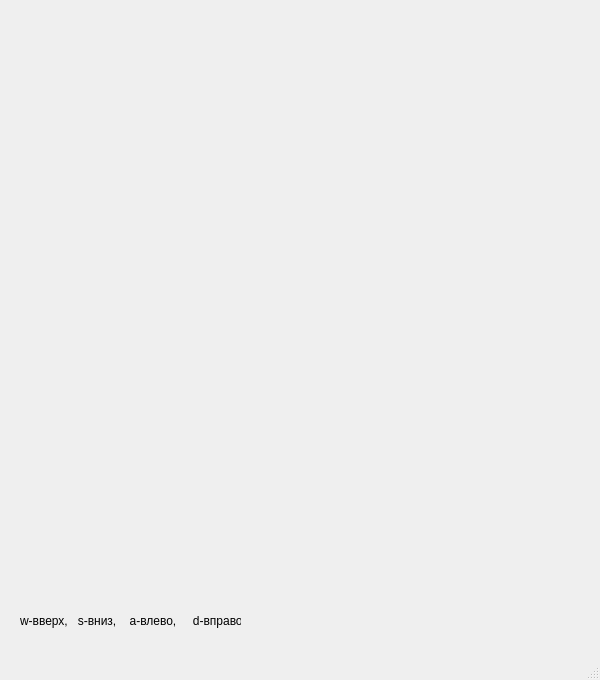
<?xml version="1.0" encoding="UTF-8"?>
<ui version="4.0">
 <class>MainWindow</class>
 <widget class="QMainWindow" name="MainWindow">
  <property name="geometry">
   <rect>
    <x>0</x>
    <y>0</y>
    <width>600</width>
    <height>680</height>
   </rect>
  </property>
  <property name="windowTitle">
   <string>MainWindow</string>
  </property>
  <widget class="QWidget" name="centralwidget">
   <widget class="QLabel" name="label">
    <property name="geometry">
     <rect>
      <x>20</x>
      <y>610</y>
      <width>221</width>
      <height>21</height>
     </rect>
    </property>
    <property name="text">
     <string>w-вверх,   s-вниз,    a-влево,     d-вправо   </string>
    </property>
   </widget>
  </widget>
  <widget class="QMenuBar" name="menubar">
   <property name="geometry">
    <rect>
     <x>0</x>
     <y>0</y>
     <width>600</width>
     <height>22</height>
    </rect>
   </property>
  </widget>
  <widget class="QStatusBar" name="statusbar"/>
 </widget>
 <resources/>
 <connections/>
</ui>
